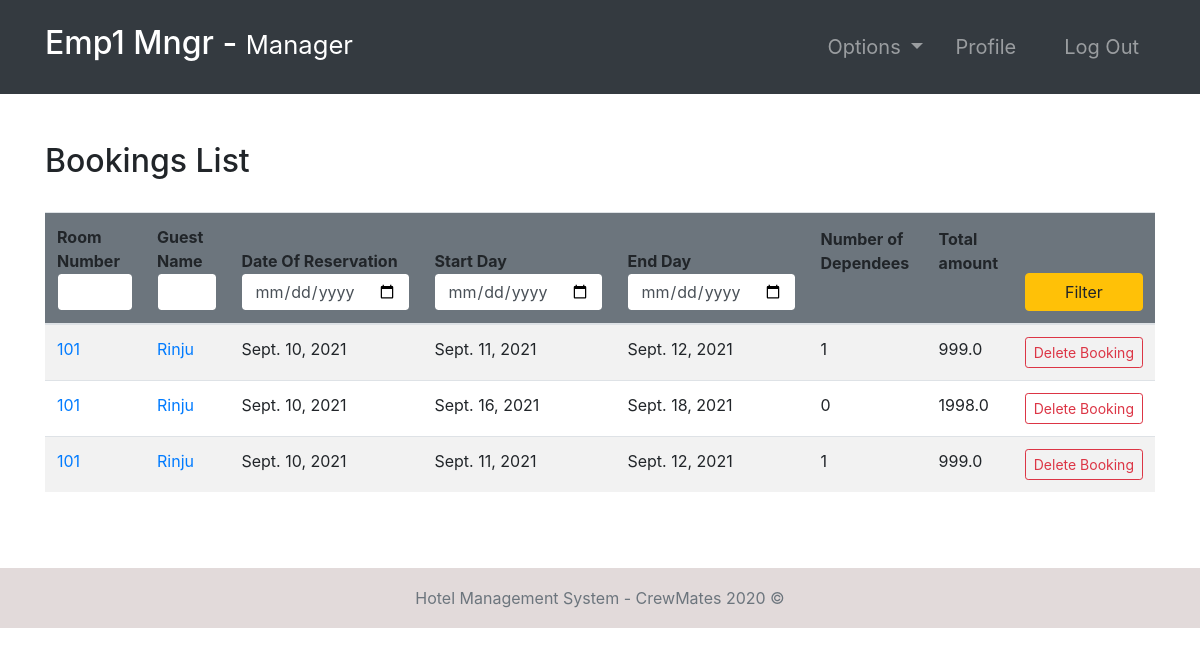
The page /bookings/ (signed in) on the database its author committed.
### room/models.py (models this page shows, shortened)
class Booking(models.Model):
    roomNumber = models.ForeignKey(Room, on_delete=models.CASCADE)
    guest = models.ForeignKey(Guest, null=True, on_delete=models.CASCADE)
    dateOfReservation = models.DateField(default=timezone.now)
    startDate = models.DateField()
    endDate = models.DateField()
    def numOfDep(self):
        return Dependees.objects.filter(booking=self).count()

class Room(models.Model):
    ROOM_TYPES = (
        ('King', 'King'),
        ('Luxury', 'Luxury'),
        ('Normal', 'Normal'),
        ('Economic', 'Economic'),
    )
    number = models.IntegerField(primary_key=True)
    capacity = models.SmallIntegerField()
    numberOfBeds = models.SmallIntegerField()
    roomType = models.CharField(max_length=20, choices=ROOM_TYPES)
    price = models.FloatField()
    statusStartDate = models.DateField(null=True)
    statusEndDate = models.DateField(null=True)

### accounts/models.py (models this page shows, shortened)
class Guest(models.Model):
    user = models.OneToOneField(User, null=True, on_delete=models.CASCADE)
    phoneNumber = PhoneNumberField(unique=True)

### room/views.py (the view, shortened to what this page needs)
# urls.py: path('bookings/', bookings, name="bookings"),
@login_required(login_url='login')
def bookings(request):
    import datetime
    role = str(request.user.groups.all()[0])
    path = role + "/"
    bookings = Booking.objects.all()
    totals = {}  # <booking : total>
    for booking in bookings:
        start_date = datetime.datetime.strptime(
            str(booking.startDate), "%Y-%m-%d")
        end_date = datetime.datetime.strptime(str(booking.endDate), "%Y-%m-%d")
        numberOfDays = abs((end_date-start_date).days)
        price = Room.objects.get(number=booking.roomNumber.number).price
        total = price * numberOfDays
        totals[booking] = total
    context = {
        "role": role,
        'bookings': bookings,
        'totals': totals
    }
    return render(request, path + "bookings.html", context)

### Templates/manager/bookings.html
{% extends '../index.html' %}
{% block context %}
{% include '../common_pages/bookings.html' %}
{% endblock %}

### Templates/incs/nav.html (shortened to what this page needs)
<nav class="navbar navbar-dark bg-dark navbar-expand-lg py-3 " role="navigation">
    <div class="container">
        <a href="" class="navbar-brand">
            <h2 class="text-capitalize">
                {{ request.user.first_name }} {{ request.user.last_name }} -
                <small>
                    {{ role }}
                </small>
            </h2>
        </a>
        <div class="collapse navbar-collapse" id="navbarTags">
            <ul class="navbar-nav ml-auto">
                <li class="nav-item dropdown p-2">
                    <a class="nav-link dropdown-toggle" href="#" id="navbarDropdown" role="button"
                        data-toggle="dropdown" aria-haspopup="true" aria-expanded="false">
                        Options
                    </a>
                </li>
                <li class="nav-item mr-3 p-2">
                    {% if role == 'staff' or role == 'receptionist' or role == 'admin' or role == 'manager' %}
                    <a href="{% url 'employee-profile' user.id %}" class="nav-link">Profile</a>
                    {% endif %}
                </li>
                <li class="nav-item p-2 ">
                    <a href="{% url 'logout' %}" class="nav-link">Log Out</a>
                </li>
            </ul>
        </div>
    </div>
</nav>

### Templates/common_pages/bookings.html (shortened to what this page needs)
<div class="container py-5">
    <div class="table-header row">
        <div class="col-sm-12 col-md-12 col-lg-4 mb-4">
            <h2>Bookings List</h2>
        </div>
    </div>
    <table class="table table-hover table-striped">
        <thead class="bg-secondary rounded">
            <tr>
                <form action="" method="POST">
                    <th>Room Number<input type="number" min="0" name="number" value="{{number}}"
                            class="form-control border border-secondary"></th>
                    <th>Guest Name<input type="text" name="name" value="{{name}}"
                            class="form-control border border-secondary"></th>
                    <th>Date Of Reservation<input type="date" name="rez" value="{{rez}}"
                            class="form-control border border-secondary"></th>
                    <th>Start Day<input type="date" name="fd" value="{{fd}}"
                            class="form-control border border-secondary"></th>
                    <th>End Day<input type="date" name="ed" value="{{ed}}" class="form-control border border-secondary">
                    </th>
                    <th class="pb-5">Number of Dependees</th>
                    <th class="pb-5">Total amount</th>
                    <th><button type="submit" name="filter" class="btn btn-warning w-100">Filter</button></th>
                </form>
            </tr>
        </thead>
        <tbody>
            {% for b in bookings %}
            <tr>
                <td><a href="{% url 'room-profile' b.roomNumber.number %}">{{b.roomNumber.number}}</a></td>
                <td><a href="{% url 'guest-profile' b.guest.user.id %}">{{b.guest.user.first_name}}</a></td>
                <td>{{ b.dateOfReservation }}</td>
                <td>{{ b.startDate }}</td>
                <td>{{ b.endDate }}</td>
                <td>{{ b.numOfDep }}</td>
                <td>
                    {% for key, value in totals.items %}
                    {% if key == b %}
                    {{ value }}
                    {% endif %}
                    {% endfor %}
                </td>
                {% if role == "admin" or role == 'manager' %}
                <td> <a href="{% url 'deleteBooking' b.id %}"
                        class="btn btn-sm btn-outline-danger">Delete&nbsp;Booking</a></td>
                {% endif %}
            </tr>
            {% endfor %}
        </tbody>
    </table>
</div>

### static/css/main.css (style rules this page uses)
* { margin: 0; padding: 0; -webkit-font-smoothing: antialiased; }
body { position: relative; }
nav .nav-item { font-size: 20px; }

### rows shown on the page
Booking: roomNumber.number "101", guest.user.first_name "Rinju", dateOfReservation "Sept. 10, 2021", startDate "Sept. 11, 2021", endDate "Sept. 12, 2021", numOfDep "1", value "999.0"
Booking: roomNumber.number "101", guest.user.first_name "Rinju", dateOfReservation "Sept. 10, 2021", startDate "Sept. 16, 2021", endDate "Sept. 18, 2021", numOfDep "0", value "1998.0"
Booking: roomNumber.number "101", guest.user.first_name "Rinju", dateOfReservation "Sept. 10, 2021", startDate "Sept. 11, 2021", endDate "Sept. 12, 2021", numOfDep "1", value "999.0"

### other values the page prints
{{ request.user.first_name }} "Emp1"
{{ request.user.last_name }} "Mngr"
{{ role }} "Manager"
